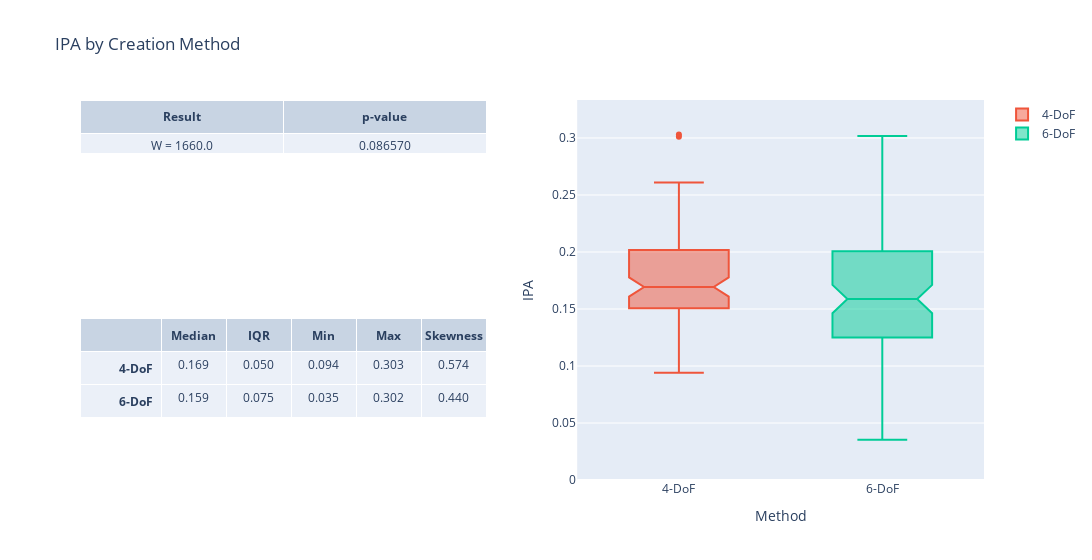

Here is the notebook cell this chart was saved with:
### Code cell
stats_table = go.Table(columnwidth=[5,4,4,4,4], name='Summary')
stats_table.header = dict(
    values=header, 
    align = ['right', 'center'],)
stats_table.cells = dict(
        values=values,
        align = ['right', 'center'],
        format=["", ".3f"],
        )

iqr_fig = make_subplots(
    rows=2, cols=2,
    shared_xaxes=False,
    specs=[
        [{"type": "table"}, {"type": "box", "rowspan": 2}],
        [{"type": "table"}, None]
    ])

iqr_fig.add_trace(stats_table, row=2, col=1)
iqr_fig.add_trace(go.Box(y=ipa_nav['4DoF'], name="4-DoF", notched=True, notchwidth=0.15), row=1, col=2)
iqr_fig.add_trace(go.Box(y=ipa_nav['6DoF'], name="6-DoF", notched=True, notchwidth=0.15), row=1, col=2)
iqr_fig.add_trace(go.Table(
        header=dict(values=["<b>Result</b>", "<b>p-value</b>"], align="center",),
        cells=dict(values=[stat, p], align = "center", format=["0.1f", ".6f"], prefix=prefix)),
        row=1, col=1)

iqr_fig.update_layout(
    title_text="IPA by Creation Method",
    width=1200,
    xaxis_title='Method',
    yaxis_title='IPA',
)

iqr_fig.update_yaxes(range=[0,max(1.1*ipa_4dof.max(), 1.1*ipa_6dof.max())])
iqr_fig.show()

### Figure 1 — Plotly figure (JSON) as saved in the notebook; plotly's stock layout.template omitted (floating-point values rounded to 4 significant figures)
{"data": [{"cells": {"align": ["right", "center"], "format": ["", ".3f"], "values": [["<b>4-DoF</b>", "<b>6-DoF</b>"], [0.1693, 0.1587], [0.04966, 0.07504], [0.09407, 0.0352], [0.303, 0.3018], [0.574, 0.4399]]}, "columnwidth": [5, 4, 4, 4, 4], "domain": {"x": [0, 0.45], "y": [0, 0.425]}, "header": {"align": ["right", "center"], "values": ["", "<b>Median</b>", "<b>IQR</b>", "<b>Min</b>", "<b>Max</b>", "<b>Skewness</b>"]}, "name": "Summary", "type": "table"}, {"name": "4-DoF", "notched": true, "notchwidth": 0.15, "type": "box", "xaxis": "x", "y": [0.2272, 0.1233, 0.1478, 0.2428, 0.1684, 0.1431, 0.1855, 0.1319, 0.1809, 0.1576, 0.1385, 0.1683, 0.2421, 0.1836, 0.2534, 0.2598, 0.1828, 0.1871, 0.1848, 0.2608, 0.1532, 0.1083, 0.09678, 0.1236, 0.1631, 0.1981, 0.303, 0.1805, 0.1575, 0.1583, 0.2607, 0.1757, 0.1944, 0.2353, 0.1959, 0.1663, 0.2515, 0.1079, 0.1697, 0.1046, 0.1869, 0.1699, 0.22, 0.1527, 0.1614, 0.1302, 0.1715, 0.2262, 0.148, 0.2371, 0.214, 0.1942, 0.1537, 0.209, 0.09407, 0.1818, 0.1614, 0.1242, 0.1427, 0.1621, 0.1706, 0.2277, 0.1586, 0.2029, 0.2392, 0.169, 0.1615, 0.09809, 0.3011, 0.1772, 0.1662, 0.161, 0.2137, 0.1913, 0.1638, 0.1693, 0.2498, 0.1264, 0.2358, 0.1353, 0.205, 0.1506, 0.1642, 0.172, 0.1954, 0.1534, 0.1511, 0.138, 0.1296, 0.1285, 0.143], "yaxis": "y"}, {"name": "6-DoF", "notched": true, "notchwidth": 0.15, "type": "box", "xaxis": "x", "y": [0.1739, 0.09839, 0.1682, 0.1971, 0.1196, 0.1478, 0.1119, 0.1063, 0.1258, 0.1577, 0.1474, 0.118, 0.2342, 0.1859, 0.3018, 0.2605, 0.2238, 0.1994, 0.1435, 0.1047, 0.1074, 0.14, 0.2178, 0.1359, 0.2362, 0.291, 0.2269, 0.1467, 0.1864, 0.1679, 0.1429, 0.2121, 0.1636, 0.1622, 0.2916, 0.1833, 0.1786, 0.1594, 0.1772, 0.128, 0.09061, 0.0352, 0.1655, 0.1773, 0.1374, 0.1921, 0.201, 0.1411, 0.142, 0.0891, 0.2069, 0.2128, 0.09088, 0.1219, 0.1214, 0.1246, 0.1232, 0.1309, 0.2027, 0.166, 0.2046, 0.2755, 0.1525, 0.1813, 0.2167, 0.05898, 0.1067, 0.1141, 0.1351, 0.15, 0.1587, 0.2222, 0.1963, 0.2588, 0.2673, 0.1181, 0.09857, 0.1425, 0.129, 0.1653, 0.2021, 0.1772, 0.2441, 0.107, 0.2059, 0.1446, 0.1312, 0.0763, 0.114, 0.1624, 0.1563], "yaxis": "y"}, {"cells": {"align": "center", "format": ["0.1f", ".6f"], "prefix": ["W = ", ""], "values": [1660, 0.08657]}, "domain": {"x": [0, 0.45], "y": [0.575, 1]}, "header": {"align": "center", "values": ["<b>Result</b>", "<b>p-value</b>"]}, "type": "table"}], "layout": {"title": {"text": "IPA by Creation Method"}, "width": 1200, "xaxis": {"anchor": "y", "domain": [0.55, 1], "title": {"text": "Method"}}, "yaxis": {"anchor": "x", "domain": [0, 1], "range": [0, 0.3333], "title": {"text": "IPA"}}}}
